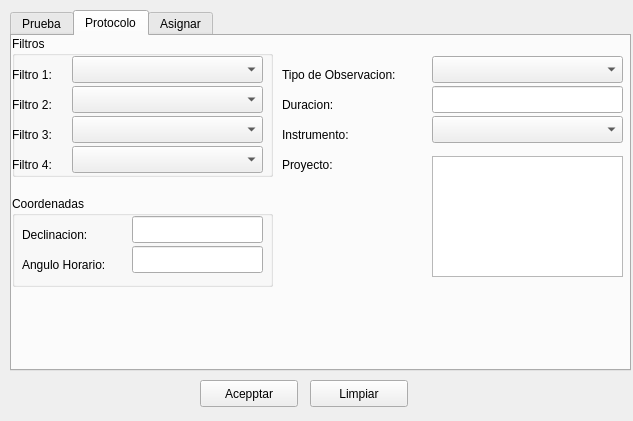
<?xml version="1.0" encoding="UTF-8"?>
<ui version="4.0">
 <class>PanelAdministrativo</class>
 <widget class="QWidget" name="PanelAdministrativo">
  <property name="geometry">
   <rect>
    <x>0</x>
    <y>0</y>
    <width>633</width>
    <height>421</height>
   </rect>
  </property>
  <property name="windowTitle">
   <string>Form</string>
  </property>
  <widget class="QTabWidget" name="tabWidget">
   <property name="geometry">
    <rect>
     <x>10</x>
     <y>10</y>
     <width>621</width>
     <height>361</height>
    </rect>
   </property>
   <property name="toolTip">
    <string/>
   </property>
   <property name="whatsThis">
    <string/>
   </property>
   <property name="styleSheet">
    <string notr="true"/>
   </property>
   <property name="currentIndex">
    <number>1</number>
   </property>
   <widget class="QWidget" name="tab_2">
    <attribute name="title">
     <string>Prueba</string>
    </attribute>
    <widget class="QGroupBox" name="groupBox">
     <property name="geometry">
      <rect>
       <x>10</x>
       <y>10</y>
       <width>171</width>
       <height>91</height>
      </rect>
     </property>
     <property name="title">
      <string>Condiciones Del Cielo</string>
     </property>
     <widget class="QRadioButton" name="NormalesCheckBox">
      <property name="geometry">
       <rect>
        <x>10</x>
        <y>20</y>
        <width>116</width>
        <height>22</height>
       </rect>
      </property>
      <property name="text">
       <string>Normales</string>
      </property>
     </widget>
     <widget class="QRadioButton" name="muchoVientoCheckBox">
      <property name="geometry">
       <rect>
        <x>10</x>
        <y>40</y>
        <width>116</width>
        <height>22</height>
       </rect>
      </property>
      <property name="text">
       <string>Viento</string>
      </property>
     </widget>
     <widget class="QRadioButton" name="nubladoCheckBox">
      <property name="geometry">
       <rect>
        <x>10</x>
        <y>60</y>
        <width>151</width>
        <height>22</height>
       </rect>
      </property>
      <property name="text">
       <string>Nublado</string>
      </property>
     </widget>
    </widget>
    <widget class="QGroupBox" name="groupBox_2">
     <property name="geometry">
      <rect>
       <x>10</x>
       <y>100</y>
       <width>281</width>
       <height>131</height>
      </rect>
     </property>
     <property name="title">
      <string>Telescopio</string>
     </property>
     <widget class="QCheckBox" name="checkBoxDedos">
      <property name="geometry">
       <rect>
        <x>10</x>
        <y>20</y>
        <width>211</width>
        <height>22</height>
       </rect>
      </property>
      <property name="text">
       <string>Mala posicion de los dedos</string>
      </property>
     </widget>
     <widget class="QCheckBox" name="checkBoxFoco">
      <property name="geometry">
       <rect>
        <x>10</x>
        <y>40</y>
        <width>97</width>
        <height>22</height>
       </rect>
      </property>
      <property name="text">
       <string>Mal Foco</string>
      </property>
     </widget>
     <widget class="QCheckBox" name="checkBoxObturador">
      <property name="geometry">
       <rect>
        <x>10</x>
        <y>60</y>
        <width>171</width>
        <height>22</height>
       </rect>
      </property>
      <property name="text">
       <string>Obturador sin abrir</string>
      </property>
     </widget>
     <widget class="QCheckBox" name="checkBoxPrisma">
      <property name="geometry">
       <rect>
        <x>10</x>
        <y>80</y>
        <width>281</width>
        <height>22</height>
       </rect>
      </property>
      <property name="text">
       <string>Imagenes defectuosas con el prisma</string>
      </property>
     </widget>
     <widget class="QCheckBox" name="checkBoxConexion">
      <property name="geometry">
       <rect>
        <x>10</x>
        <y>100</y>
        <width>281</width>
        <height>22</height>
       </rect>
      </property>
      <property name="text">
       <string>Fallas de conexion</string>
      </property>
     </widget>
    </widget>
    <widget class="QGroupBox" name="groupBox_5">
     <property name="geometry">
      <rect>
       <x>420</x>
       <y>80</y>
       <width>111</width>
       <height>80</height>
      </rect>
     </property>
     <property name="title">
      <string>Cargar Prueba</string>
     </property>
     <widget class="QPushButton" name="pushButtonCargarPrueba">
      <property name="geometry">
       <rect>
        <x>10</x>
        <y>30</y>
        <width>98</width>
        <height>27</height>
       </rect>
      </property>
      <property name="text">
       <string>Cargar</string>
      </property>
     </widget>
    </widget>
    <widget class="QLabel" name="label_12">
     <property name="geometry">
      <rect>
       <x>20</x>
       <y>240</y>
       <width>121</width>
       <height>17</height>
      </rect>
     </property>
     <property name="text">
      <string>Nombre Prueba:</string>
     </property>
    </widget>
    <widget class="QTextEdit" name="textEditNombrePrueba">
     <property name="geometry">
      <rect>
       <x>140</x>
       <y>240</y>
       <width>201</width>
       <height>78</height>
      </rect>
     </property>
    </widget>
   </widget>
   <widget class="QWidget" name="tab">
    <attribute name="title">
     <string>Protocolo</string>
    </attribute>
    <widget class="QGroupBox" name="groupBox_3">
     <property name="geometry">
      <rect>
       <x>0</x>
       <y>0</y>
       <width>261</width>
       <height>141</height>
      </rect>
     </property>
     <property name="title">
      <string>Filtros</string>
     </property>
     <widget class="QLabel" name="label">
      <property name="geometry">
       <rect>
        <x>0</x>
        <y>30</y>
        <width>61</width>
        <height>17</height>
       </rect>
      </property>
      <property name="text">
       <string>Filtro 1:</string>
      </property>
     </widget>
     <widget class="QLabel" name="label_2">
      <property name="geometry">
       <rect>
        <x>0</x>
        <y>60</y>
        <width>61</width>
        <height>17</height>
       </rect>
      </property>
      <property name="text">
       <string>Filtro 2:</string>
      </property>
     </widget>
     <widget class="QLabel" name="label_3">
      <property name="geometry">
       <rect>
        <x>0</x>
        <y>90</y>
        <width>61</width>
        <height>17</height>
       </rect>
      </property>
      <property name="text">
       <string>Filtro 3:</string>
      </property>
     </widget>
     <widget class="QLabel" name="label_4">
      <property name="geometry">
       <rect>
        <x>0</x>
        <y>120</y>
        <width>61</width>
        <height>17</height>
       </rect>
      </property>
      <property name="text">
       <string>Filtro 4:</string>
      </property>
     </widget>
     <widget class="QComboBox" name="comboBoxFiltro1">
      <property name="geometry">
       <rect>
        <x>60</x>
        <y>20</y>
        <width>191</width>
        <height>27</height>
       </rect>
      </property>
     </widget>
     <widget class="QComboBox" name="comboBoxFiltro2">
      <property name="geometry">
       <rect>
        <x>60</x>
        <y>50</y>
        <width>191</width>
        <height>27</height>
       </rect>
      </property>
     </widget>
     <widget class="QComboBox" name="comboBoxFiltro3">
      <property name="geometry">
       <rect>
        <x>60</x>
        <y>80</y>
        <width>191</width>
        <height>27</height>
       </rect>
      </property>
     </widget>
     <widget class="QComboBox" name="comboBoxFiltro4">
      <property name="geometry">
       <rect>
        <x>60</x>
        <y>110</y>
        <width>191</width>
        <height>27</height>
       </rect>
      </property>
     </widget>
    </widget>
    <widget class="QGroupBox" name="groupBox_4">
     <property name="geometry">
      <rect>
       <x>0</x>
       <y>160</y>
       <width>261</width>
       <height>91</height>
      </rect>
     </property>
     <property name="title">
      <string>Coordenadas</string>
     </property>
     <widget class="QLabel" name="label_5">
      <property name="geometry">
       <rect>
        <x>10</x>
        <y>30</y>
        <width>91</width>
        <height>17</height>
       </rect>
      </property>
      <property name="text">
       <string>Declinacion:</string>
      </property>
     </widget>
     <widget class="QLabel" name="label_6">
      <property name="geometry">
       <rect>
        <x>10</x>
        <y>60</y>
        <width>111</width>
        <height>17</height>
       </rect>
      </property>
      <property name="text">
       <string>Angulo Horario:</string>
      </property>
     </widget>
     <widget class="QLineEdit" name="lineEditDeclinacion">
      <property name="geometry">
       <rect>
        <x>120</x>
        <y>20</y>
        <width>131</width>
        <height>27</height>
       </rect>
      </property>
     </widget>
     <widget class="QLineEdit" name="lineEditAnguloHorario">
      <property name="geometry">
       <rect>
        <x>120</x>
        <y>50</y>
        <width>131</width>
        <height>27</height>
       </rect>
      </property>
     </widget>
    </widget>
    <widget class="QLabel" name="label_7">
     <property name="geometry">
      <rect>
       <x>270</x>
       <y>30</y>
       <width>151</width>
       <height>17</height>
      </rect>
     </property>
     <property name="text">
      <string>Tipo de Observacion:</string>
     </property>
    </widget>
    <widget class="QLabel" name="label_8">
     <property name="geometry">
      <rect>
       <x>270</x>
       <y>60</y>
       <width>71</width>
       <height>17</height>
      </rect>
     </property>
     <property name="text">
      <string>Duracion:</string>
     </property>
    </widget>
    <widget class="QLabel" name="label_9">
     <property name="geometry">
      <rect>
       <x>270</x>
       <y>120</y>
       <width>91</width>
       <height>17</height>
      </rect>
     </property>
     <property name="text">
      <string>Proyecto:</string>
     </property>
    </widget>
    <widget class="QLabel" name="label_10">
     <property name="geometry">
      <rect>
       <x>270</x>
       <y>90</y>
       <width>101</width>
       <height>17</height>
      </rect>
     </property>
     <property name="text">
      <string>Instrumento:</string>
     </property>
    </widget>
    <widget class="QLineEdit" name="lineEditDuracion">
     <property name="geometry">
      <rect>
       <x>420</x>
       <y>50</y>
       <width>191</width>
       <height>27</height>
      </rect>
     </property>
    </widget>
    <widget class="QComboBox" name="comboBoxInstrumento">
     <property name="geometry">
      <rect>
       <x>420</x>
       <y>80</y>
       <width>191</width>
       <height>27</height>
      </rect>
     </property>
    </widget>
    <widget class="QTextEdit" name="textEditProyecto">
     <property name="geometry">
      <rect>
       <x>420</x>
       <y>120</y>
       <width>191</width>
       <height>121</height>
      </rect>
     </property>
    </widget>
    <widget class="QComboBox" name="comboBoxTipo">
     <property name="geometry">
      <rect>
       <x>420</x>
       <y>20</y>
       <width>191</width>
       <height>27</height>
      </rect>
     </property>
    </widget>
   </widget>
   <widget class="QWidget" name="tab_3">
    <attribute name="title">
     <string>Asignar</string>
    </attribute>
    <widget class="QComboBox" name="comboBoxUsuario">
     <property name="geometry">
      <rect>
       <x>170</x>
       <y>130</y>
       <width>401</width>
       <height>27</height>
      </rect>
     </property>
    </widget>
    <widget class="QLabel" name="label_11">
     <property name="geometry">
      <rect>
       <x>20</x>
       <y>140</y>
       <width>131</width>
       <height>17</height>
      </rect>
     </property>
     <property name="text">
      <string>Usuario:</string>
     </property>
    </widget>
   </widget>
  </widget>
  <widget class="QPushButton" name="pushButtonAceptar">
   <property name="geometry">
    <rect>
     <x>200</x>
     <y>380</y>
     <width>98</width>
     <height>27</height>
    </rect>
   </property>
   <property name="text">
    <string>Acepptar</string>
   </property>
  </widget>
  <widget class="QPushButton" name="pushButtonLimpiar">
   <property name="geometry">
    <rect>
     <x>310</x>
     <y>380</y>
     <width>98</width>
     <height>27</height>
    </rect>
   </property>
   <property name="text">
    <string>Limpiar</string>
   </property>
  </widget>
 </widget>
 <resources/>
 <connections/>
</ui>
